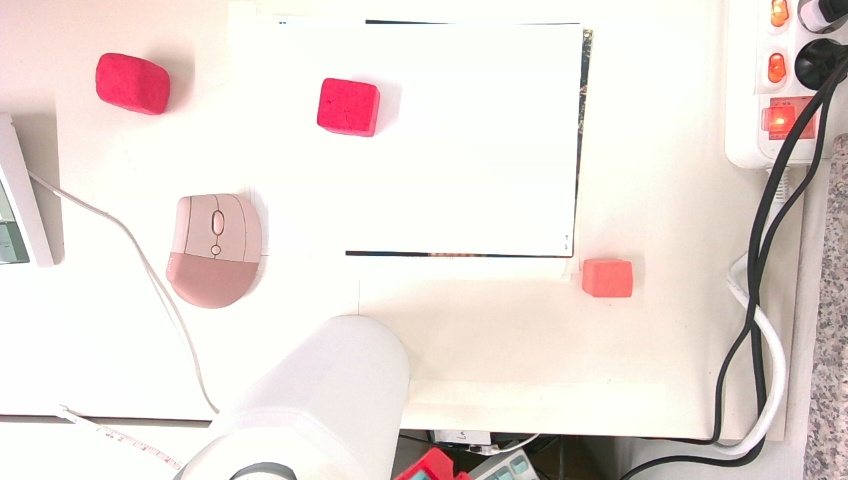
#> input picture data/captures/color/2025-07-30_10-21-03.jpg, 848 x 480 px; its folder holds only this picture in this run
$ jupyter execute --allow-errors camera_calibration_charuco.ipynb
#> lines starting #> are read from the running program, lines starting #| are printed output that depends on the picture
### 카메라 내부 캘리브레이션
- 갖고있는 데이터를 활용하여 캘리브레이션을 진행해보자.
- 보드: 차루코보드

[cell 1]
import cv2
import numpy as np
import json
from glob import glob
from pathlib import Path
import sys
sys.path.append("/home/ros/llm_robot/")
from utils.camera import capture_d455_images, load_intrinsics

[cell 2]
def get_charuco_board():
    # 1. ArUco 딕셔너리 정의
    aruco_dict = cv2.aruco.getPredefinedDictionary(cv2.aruco.DICT_6X6_50)

    # 2. ChArUco 보드 생성
    charuco_board = cv2.aruco.CharucoBoard(
        size=(7, 5),
        squareLength=0.028,     # m
        markerLength=0.013,     # m
        dictionary=aruco_dict
    )
    return charuco_board

def read_gray_image(c_path):
    # 4. 이미지 로드 및 그레이스케일 변환 + CLAHE 적용
    #    조명 조건에 관계없이 안정적으로 코너를 검출하도록 대비 향상
    img = cv2.imread(c_path)
#> img is the input picture: shape (480, 848, 3); mean B, G, R 216.4, 221.4, 232.2
    gray = cv2.cvtColor(img, cv2.COLOR_BGR2GRAY)
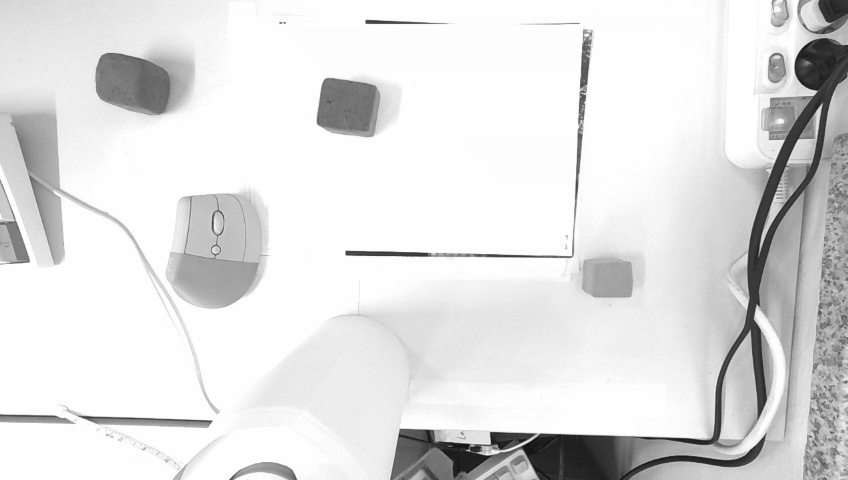
#> gray: shape (480, 848); min 10, max 255, mean 224
    clahe = cv2.createCLAHE(clipLimit=2.0, tileGridSize=(8,8))
    gray = clahe.apply(gray)
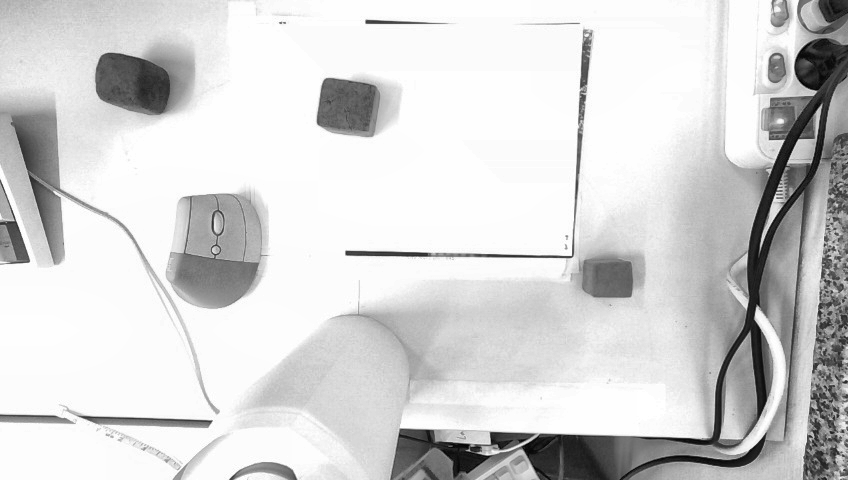
#> gray: shape (480, 848); min 3, max 255, mean 212.3

    return gray

[cell 3]
MAIN_DIR = "/home/ros/llm_robot/data/Calibration/Eye-to-Hand11"

intr_dir = sorted(glob(f"{MAIN_DIR}/intrinsics/*.json"))
c_dir = sorted(glob(f"{MAIN_DIR}/color/*.jpg"))

len(intr_dir), len(c_dir)

#> (a cell that did not finish here is left out)

[cell 5]
allCorners = []
allIds = []
imgSize = None

for c_path in c_dir:
    # 3. ChArUco 디텍터 생성
    charuco_board = get_charuco_board()
    detector = cv2.aruco.CharucoDetector(charuco_board)
    gray = read_gray_image(c_path)

    # 5. 내부 코너 및 마커 검출 (detectBoard)
    charuco_corners, charuco_ids, marker_corners, marker_ids = detector.detectBoard(gray)
#> marker_corners = ()

    if charuco_corners is not None and charuco_ids is not None and len(charuco_corners) > 0:
        allCorners.append(charuco_corners)
        allIds.append(charuco_ids)
        imgSize = gray.shape[::-1]

#> (a cell that did not finish here is left out)

#> (a cell that did not finish here is left out)

#> (a cell that did not finish here is left out)

#> (a cell that did not finish here is left out)

#> (a cell that did not finish here is left out)

[cell 11]
result_path = f"{MAIN_DIR}/camera_intrinsics_result.json"
#> (the rest of this cell did not finish here and is left out)

## 새롭게 정의한 calibration 결과로 재계산

[cell 12]
# 저장된 데이터 로드
pose_dir = sorted(glob(f"{MAIN_DIR}/poses/*.json"))
charuco_dir = sorted(glob(f"{MAIN_DIR}/*.json"))[:25]
len(charuco_dir), len(pose_dir)

[cell 13]
T_base2ee_list = []  # 로봇 베이스 -> End-Effector (미터 단위)
T_cam2target_list = []  # 카메라 -> ChArUco 타겟 (미터 단위)
quality_weights = []  # 품질 점수를 가중치로 사용

print(f"총 {len(charuco_dir)}개의 포즈 데이터를 로드합니다...")

# 모든 charuco 파일을 사용 (ChArUco 코너 기반과 ArUco 마커 기반 모두 포함)
valid_charuco_files = []

for i, charuco_file in enumerate(charuco_dir):
    # ChArUco 포즈 로드 (타겟 -> 카메라) - Eye-to-Hand 구조
    with open(charuco_file, 'r') as f:
        charuco_data = json.load(f)

    # 품질 점수를 가중치로 사용
    quality_score = charuco_data.get("quality_score", 0.5)  # 기본값 0.5
    quality_weights.append(quality_score)

    # 새로운 형식에서는 target2cam 데이터를 사용
    if "rvec_target2cam" in charuco_data:
        rvec = np.array(charuco_data["rvec_target2cam"])
        tvec = np.array(charuco_data["tvec_target2cam"])
    else:
        # 기존 형식 호환성을 위해 역행렬 계산
        rvec_old = np.array(charuco_data["rvec"])
        tvec_old = np.array(charuco_data["tvec"])
        R_cam2target, _ = cv2.Rodrigues(rvec_old)
        R_target2cam = R_cam2target.T
        t_target2cam = -R_target2cam @ tvec_old
        rvec = cv2.Rodrigues(R_target2cam)[0]
        tvec = t_target2cam

    # 회전 벡터를 회전 행렬로 변환
    R_cam2target, _ = cv2.Rodrigues(rvec)

    # 카메라 -> 타겟 (미터 단위) - Eye-to-Hand 구조에 맞게 수정
    T_cam2target = np.eye(4)
    T_cam2target[:3, :3] = R_cam2target.T  # 역행렬
    T_cam2target[:3, 3] = -R_cam2target.T @ tvec.flatten()  # 역변환
    T_cam2target_list.append(T_cam2target)

    # 로봇 포즈 처리 (pose 파일이 있는 경우)
    if i < len(pose_dir) and pose_dir[i] is not None:
        with open(pose_dir[i], 'r') as f:
            pose_data = json.load(f)

        t_base2ee = np.array(pose_data["t_base2ee"])
        R_base2ee = np.array(pose_data["R_base2ee"])

    # 로봇 베이스 -> End-Effector (미터 단위)
    T_base2ee = np.eye(4)
    T_base2ee[:3, :3] = R_base2ee
    T_base2ee[:3, 3] = t_base2ee.flatten()
    T_base2ee_list.append(T_base2ee)

    # 디버그 정보
    detection_method = charuco_data.get("detection_method", "unknown")
    distance_mm = charuco_data.get("distance_mm", 0)
    print(f"포즈 {i+1}: {detection_method}, 거리={distance_mm:.1f}mm, 품질={quality_score:.3f}")

# 품질 점수 기반 가중치 정규화
quality_weights = np.array(quality_weights)
quality_weights = quality_weights / np.sum(quality_weights)  # 합이 1이 되도록 정규화

print(f"\n품질 점수 기반 가중치:")
for i, (weight, score) in enumerate(zip(quality_weights, quality_weights * np.sum(quality_weights))):
    print(f"  포즈 {i+1}: 품질={score:.3f}, 가중치={weight:.3f}")

[cell 14]
# Eye-to-Hand calibration 수행 (가중치 포함)
print("\nEye-to-Hand calibration 계산 중...")
R_cam2base_list = []
t_cam2base_list = []

for i, (T_cam2target, T_base2ee) in enumerate(zip(T_cam2target_list, T_base2ee_list)):
    # T_cam2base = T_cam2target * T_base2ee.inverse()
    T_base2ee_inv = np.linalg.inv(T_base2ee)
    T_cam2base = T_cam2target @ T_base2ee_inv

    R_cam2base = T_cam2base[:3, :3]
    t_cam2base = T_cam2base[:3, 3]

    R_cam2base_list.append(R_cam2base)
    t_cam2base_list.append(t_cam2base)
